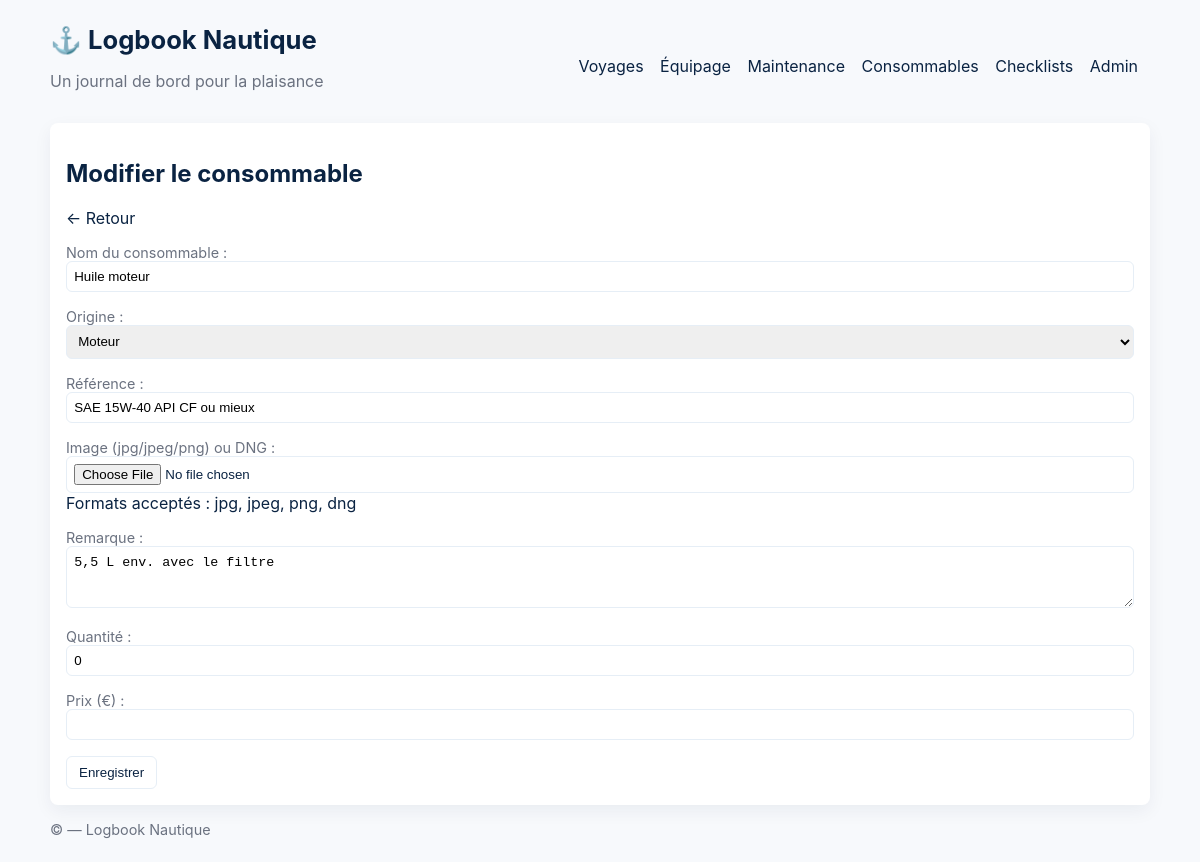
Page /consommables/1/edit/ on the earlier database version.
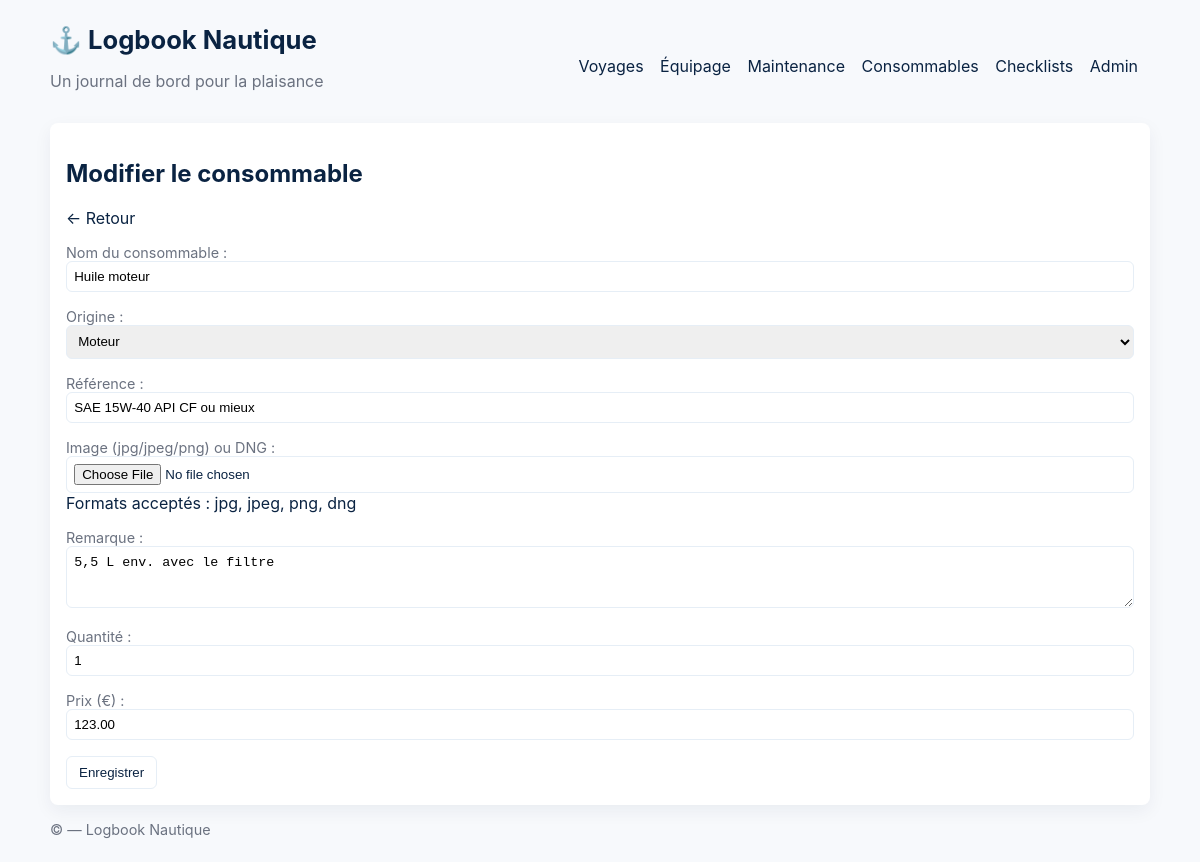
Same page on the later database version.
### nautical/models.py (models this page shows)
class Consumable(models.Model):
    name = models.CharField("Nom du consommable", max_length=150)
    origin = models.CharField("Origine", max_length=20, choices=ConsumableOrigin.choices, default=ConsumableOrigin.DIVERS)
    reference = models.CharField("Référence", max_length=150, blank=True)
    image = models.FileField(
        "Image (jpg/jpeg/png) ou DNG",
        upload_to="consommables/",
        blank=True, null=True,
        validators=[FileExtensionValidator(allowed_extensions=["jpg", "jpeg", "png", "dng"])],
        help_text="Formats acceptés : jpg, jpeg, png, dng"
    )
    remark = models.TextField("Remarque", blank=True)
    quantity = models.PositiveIntegerField("Quantité", default=0)
    price_eur = models.DecimalField("Prix (€)", max_digits=9, decimal_places=2, null=True, blank=True)
    class Meta:
        ordering = ["name"]
        verbose_name = "Consommable"
        verbose_name_plural = "Consommables"
        constraints = [
            models.UniqueConstraint(fields=["name", "origin", "reference"], name="uniq_consumable_name_origin_ref")
        ]
    def __str__(self):
        ref = f" ({self.reference})" if self.reference else ""
        return f"{self.name}{ref}"

### nautical/views.py (the view, shortened to what this page needs)
# urls.py: path('consommables/<int:pk>/edit/', views.ConsumableUpdateView.as_view(), name='consumable_edit'),
class ConsumableUpdateView(UpdateView):
    model = Consumable
    form_class = ConsumableForm
    template_name = "nautical/consumable_form.html"

### nautical/forms.py
class ConsumableForm(forms.ModelForm):
    class Meta:
        model = Consumable
        fields = ["name", "origin", "reference", "image", "remark", "quantity", "price_eur"]
        widgets = {
            "remark": forms.Textarea(attrs={"rows": 3}),
        }

### templates/nautical/consumable_form.html (shortened to what this page needs)
{% extends 'base.html' %}
{% block content %}
  <h2>{{ object|yesno:"Modifier le consommable,Nouveau consommable" }}</h2>
  <p><a href="{% url 'consumable_list' %}">← Retour</a></p>
  <form method="post" enctype="multipart/form-data">
    {{ form.as_p }}
    <button type="submit">Enregistrer</button>
  </form>
{% endblock %}

Differences in the rows shown:
changed Consumable "Huile moteur": quantity "0" → "1"; price_eur (not shown) → "123.00"
